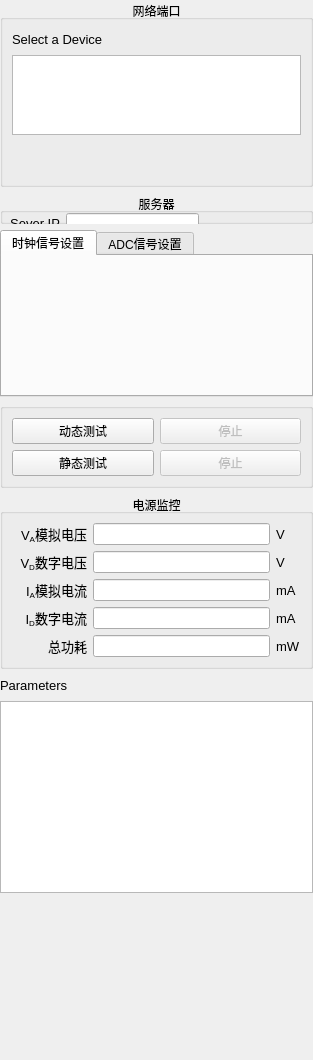
<?xml version="1.0" encoding="UTF-8"?>
<ui version="4.0">
 <class>ControlPanelClass</class>
 <widget class="QWidget" name="ControlPanelClass">
  <property name="geometry">
   <rect>
    <x>0</x>
    <y>0</y>
    <width>313</width>
    <height>1060</height>
   </rect>
  </property>
  <property name="windowTitle">
   <string>Control Panel</string>
  </property>
  <layout class="QVBoxLayout" name="verticalLayout_3">
   <property name="margin">
    <number>0</number>
   </property>
   <item>
    <widget class="QGroupBox" name="groupBox_DeviceList">
     <property name="title">
      <string>网络端口</string>
     </property>
     <property name="alignment">
      <set>Qt::AlignCenter</set>
     </property>
     <layout class="QVBoxLayout" name="verticalLayout">
      <item>
       <layout class="QHBoxLayout" name="horizontalLayout">
        <item>
         <widget class="QLabel" name="labl">
          <property name="font">
           <font>
            <family>Arial</family>
            <pointsize>10</pointsize>
           </font>
          </property>
          <property name="text">
           <string>Select a Device</string>
          </property>
         </widget>
        </item>
        <item>
         <spacer name="horizontalSpacer">
          <property name="orientation">
           <enum>Qt::Horizontal</enum>
          </property>
          <property name="sizeHint" stdset="0">
           <size>
            <width>40</width>
            <height>20</height>
           </size>
          </property>
         </spacer>
        </item>
       </layout>
      </item>
      <item>
       <widget class="QTreeView" name="devicesView">
        <property name="sizePolicy">
         <sizepolicy hsizetype="Expanding" vsizetype="Expanding">
          <horstretch>0</horstretch>
          <verstretch>0</verstretch>
         </sizepolicy>
        </property>
        <property name="maximumSize">
         <size>
          <width>16777215</width>
          <height>80</height>
         </size>
        </property>
        <property name="font">
         <font>
          <family>Arial</family>
          <pointsize>8</pointsize>
         </font>
        </property>
       </widget>
      </item>
      <item>
       <spacer name="verticalSpacer_4">
        <property name="orientation">
         <enum>Qt::Vertical</enum>
        </property>
        <property name="sizeHint" stdset="0">
         <size>
          <width>20</width>
          <height>40</height>
         </size>
        </property>
       </spacer>
      </item>
     </layout>
    </widget>
   </item>
   <item>
    <widget class="QGroupBox" name="groupBox_ServerInfo">
     <property name="title">
      <string>服务器</string>
     </property>
     <property name="alignment">
      <set>Qt::AlignCenter</set>
     </property>
     <widget class="QWidget" name="layoutWidget">
      <property name="geometry">
       <rect>
        <x>10</x>
        <y>20</y>
        <width>189</width>
        <height>48</height>
       </rect>
      </property>
      <layout class="QGridLayout" name="gridLayout">
       <item row="0" column="0">
        <widget class="QLabel" name="labl_26">
         <property name="font">
          <font>
           <family>Arial</family>
           <pointsize>10</pointsize>
          </font>
         </property>
         <property name="text">
          <string>&lt;!DOCTYPE HTML PUBLIC &quot;-//W3C//DTD HTML 4.0//EN&quot; &quot;http://www.w3.org/TR/REC-html40/strict.dtd&quot;&gt;
&lt;html&gt;&lt;head&gt;&lt;meta name=&quot;qrichtext&quot; content=&quot;1&quot; /&gt;&lt;style type=&quot;text/css&quot;&gt;
p, li { white-space: pre-wrap; }
&lt;/style&gt;&lt;/head&gt;&lt;body style=&quot; font-family:'Arial'; font-size:10pt; font-weight:400; font-style:normal;&quot;&gt;
&lt;p style=&quot; margin-top:0px; margin-bottom:0px; margin-left:0px; margin-right:0px; -qt-block-indent:0; text-indent:0px;&quot;&gt;Sever IP&lt;/p&gt;&lt;/body&gt;&lt;/html&gt;</string>
         </property>
         <property name="alignment">
          <set>Qt::AlignRight|Qt::AlignTrailing|Qt::AlignVCenter</set>
         </property>
        </widget>
       </item>
       <item row="0" column="1">
        <widget class="QLineEdit" name="leServerIp"/>
       </item>
       <item row="1" column="0">
        <widget class="QLabel" name="labl_25">
         <property name="font">
          <font>
           <family>Arial</family>
           <pointsize>10</pointsize>
          </font>
         </property>
         <property name="text">
          <string>&lt;!DOCTYPE HTML PUBLIC &quot;-//W3C//DTD HTML 4.0//EN&quot; &quot;http://www.w3.org/TR/REC-html40/strict.dtd&quot;&gt;
&lt;html&gt;&lt;head&gt;&lt;meta name=&quot;qrichtext&quot; content=&quot;1&quot; /&gt;&lt;style type=&quot;text/css&quot;&gt;
p, li { white-space: pre-wrap; }
&lt;/style&gt;&lt;/head&gt;&lt;body style=&quot; font-family:'Arial'; font-size:10pt; font-weight:400; font-style:normal;&quot;&gt;
&lt;p style=&quot; margin-top:0px; margin-bottom:0px; margin-left:0px; margin-right:0px; -qt-block-indent:0; text-indent:0px;&quot;&gt;Port&lt;/p&gt;&lt;/body&gt;&lt;/html&gt;</string>
         </property>
         <property name="alignment">
          <set>Qt::AlignRight|Qt::AlignTrailing|Qt::AlignVCenter</set>
         </property>
        </widget>
       </item>
       <item row="1" column="1">
        <widget class="QLineEdit" name="leServerPort">
         <property name="enabled">
          <bool>true</bool>
         </property>
         <property name="sizePolicy">
          <sizepolicy hsizetype="Expanding" vsizetype="Fixed">
           <horstretch>0</horstretch>
           <verstretch>0</verstretch>
          </sizepolicy>
         </property>
        </widget>
       </item>
      </layout>
     </widget>
    </widget>
   </item>
   <item>
    <widget class="QTabWidget" name="tabWidget">
     <property name="tabPosition">
      <enum>QTabWidget::North</enum>
     </property>
     <property name="tabShape">
      <enum>QTabWidget::Rounded</enum>
     </property>
     <property name="currentIndex">
      <number>0</number>
     </property>
     <widget class="QWidget" name="tab">
      <attribute name="title">
       <string>时钟信号设置</string>
      </attribute>
      <layout class="QVBoxLayout" name="verticalLayout_5">
       <item>
        <widget class="SignalSettingsWidget" name="signalSettingsWidget" native="true">
         <layout class="QGridLayout" name="gridLayout_3">
          <property name="margin">
           <number>0</number>
          </property>
          <property name="spacing">
           <number>0</number>
          </property>
         </layout>
        </widget>
       </item>
      </layout>
     </widget>
     <widget class="QWidget" name="tab_2">
      <attribute name="title">
       <string>ADC信号设置</string>
      </attribute>
      <layout class="QVBoxLayout" name="verticalLayout_4">
       <item>
        <widget class="AdcSettingsWidget" name="adcSettingsWidget" native="true">
         <layout class="QGridLayout" name="gridLayout_2">
          <property name="margin">
           <number>0</number>
          </property>
          <property name="spacing">
           <number>0</number>
          </property>
         </layout>
        </widget>
       </item>
       <item>
        <spacer name="verticalSpacer_2">
         <property name="orientation">
          <enum>Qt::Vertical</enum>
         </property>
         <property name="sizeHint" stdset="0">
          <size>
           <width>20</width>
           <height>40</height>
          </size>
         </property>
        </spacer>
       </item>
      </layout>
     </widget>
    </widget>
   </item>
   <item>
    <widget class="QGroupBox" name="groupBox_3">
     <property name="title">
      <string/>
     </property>
     <property name="alignment">
      <set>Qt::AlignCenter</set>
     </property>
     <layout class="QVBoxLayout" name="verticalLayout_2">
      <item>
       <widget class="QWidget" name="dynamicTestButtons" native="true">
        <layout class="QHBoxLayout" name="horizontalLayout_2">
         <property name="margin">
          <number>0</number>
         </property>
         <item>
          <widget class="QPushButton" name="pushButtonStartDynamicTest">
           <property name="sizePolicy">
            <sizepolicy hsizetype="Preferred" vsizetype="Fixed">
             <horstretch>0</horstretch>
             <verstretch>0</verstretch>
            </sizepolicy>
           </property>
           <property name="text">
            <string>动态测试</string>
           </property>
          </widget>
         </item>
         <item>
          <widget class="QPushButton" name="pushButtonStopDynamicTest">
           <property name="enabled">
            <bool>false</bool>
           </property>
           <property name="text">
            <string>停止</string>
           </property>
          </widget>
         </item>
        </layout>
       </widget>
      </item>
      <item>
       <widget class="QWidget" name="staticTestButtons" native="true">
        <layout class="QHBoxLayout" name="horizontalLayout_4">
         <property name="margin">
          <number>0</number>
         </property>
         <item>
          <widget class="QPushButton" name="pushButtonStartStaticTest">
           <property name="text">
            <string>静态测试</string>
           </property>
          </widget>
         </item>
         <item>
          <widget class="QPushButton" name="pushButtonStopStaticTest">
           <property name="enabled">
            <bool>false</bool>
           </property>
           <property name="text">
            <string>停止</string>
           </property>
          </widget>
         </item>
        </layout>
       </widget>
      </item>
     </layout>
    </widget>
   </item>
   <item>
    <widget class="QGroupBox" name="groupBox_powerStatus">
     <property name="title">
      <string>电源监控</string>
     </property>
     <property name="alignment">
      <set>Qt::AlignCenter</set>
     </property>
     <layout class="QGridLayout" name="gridLayout_8">
      <item row="0" column="0">
       <layout class="QGridLayout" name="gridLayout_9">
        <item row="0" column="0">
         <widget class="QLabel" name="labl_22">
          <property name="font">
           <font>
            <family>Arial</family>
            <pointsize>10</pointsize>
           </font>
          </property>
          <property name="text">
           <string>V&lt;sub&gt;A&lt;/sub&gt;模拟电压</string>
          </property>
          <property name="alignment">
           <set>Qt::AlignRight|Qt::AlignTrailing|Qt::AlignVCenter</set>
          </property>
         </widget>
        </item>
        <item row="0" column="1">
         <widget class="QLineEdit" name="vaLineEdit">
          <property name="enabled">
           <bool>true</bool>
          </property>
          <property name="sizePolicy">
           <sizepolicy hsizetype="Expanding" vsizetype="Fixed">
            <horstretch>0</horstretch>
            <verstretch>0</verstretch>
           </sizepolicy>
          </property>
         </widget>
        </item>
        <item row="1" column="0">
         <widget class="QLabel" name="labl_23">
          <property name="font">
           <font>
            <family>Arial</family>
            <pointsize>10</pointsize>
           </font>
          </property>
          <property name="text">
           <string>V&lt;sub&gt;D&lt;/sub&gt;数字电压</string>
          </property>
          <property name="alignment">
           <set>Qt::AlignRight|Qt::AlignTrailing|Qt::AlignVCenter</set>
          </property>
         </widget>
        </item>
        <item row="2" column="0">
         <widget class="QLabel" name="labl_24">
          <property name="font">
           <font>
            <family>Arial</family>
            <pointsize>10</pointsize>
           </font>
          </property>
          <property name="text">
           <string>I&lt;sub&gt;A&lt;/sub&gt;模拟电流</string>
          </property>
          <property name="alignment">
           <set>Qt::AlignRight|Qt::AlignTrailing|Qt::AlignVCenter</set>
          </property>
         </widget>
        </item>
        <item row="2" column="2">
         <widget class="QLabel" name="labl_29">
          <property name="sizePolicy">
           <sizepolicy hsizetype="Preferred" vsizetype="Preferred">
            <horstretch>0</horstretch>
            <verstretch>0</verstretch>
           </sizepolicy>
          </property>
          <property name="font">
           <font>
            <family>Arial</family>
            <pointsize>10</pointsize>
           </font>
          </property>
          <property name="text">
           <string>mA</string>
          </property>
         </widget>
        </item>
        <item row="0" column="2">
         <widget class="QLabel" name="labl_30">
          <property name="font">
           <font>
            <family>Arial</family>
            <pointsize>10</pointsize>
           </font>
          </property>
          <property name="text">
           <string>V</string>
          </property>
         </widget>
        </item>
        <item row="1" column="1">
         <widget class="QLineEdit" name="vdLineEdit">
          <property name="sizePolicy">
           <sizepolicy hsizetype="Expanding" vsizetype="Fixed">
            <horstretch>0</horstretch>
            <verstretch>0</verstretch>
           </sizepolicy>
          </property>
         </widget>
        </item>
        <item row="1" column="2">
         <widget class="QLabel" name="labl_31">
          <property name="font">
           <font>
            <family>Arial</family>
            <pointsize>10</pointsize>
           </font>
          </property>
          <property name="text">
           <string>V</string>
          </property>
         </widget>
        </item>
        <item row="2" column="1">
         <widget class="QLineEdit" name="iaLineEdit">
          <property name="sizePolicy">
           <sizepolicy hsizetype="Expanding" vsizetype="Fixed">
            <horstretch>0</horstretch>
            <verstretch>0</verstretch>
           </sizepolicy>
          </property>
         </widget>
        </item>
        <item row="5" column="0">
         <spacer name="horizontalSpacer_13">
          <property name="orientation">
           <enum>Qt::Horizontal</enum>
          </property>
          <property name="sizeType">
           <enum>QSizePolicy::Fixed</enum>
          </property>
          <property name="sizeHint" stdset="0">
           <size>
            <width>75</width>
            <height>0</height>
           </size>
          </property>
         </spacer>
        </item>
        <item row="5" column="2">
         <spacer name="horizontalSpacer_14">
          <property name="orientation">
           <enum>Qt::Horizontal</enum>
          </property>
          <property name="sizeType">
           <enum>QSizePolicy::Fixed</enum>
          </property>
          <property name="sizeHint" stdset="0">
           <size>
            <width>20</width>
            <height>0</height>
           </size>
          </property>
         </spacer>
        </item>
        <item row="3" column="0">
         <widget class="QLabel" name="labl_32">
          <property name="font">
           <font>
            <family>Arial</family>
            <pointsize>10</pointsize>
           </font>
          </property>
          <property name="text">
           <string>I&lt;sub&gt;D&lt;/sub&gt;数字电流</string>
          </property>
          <property name="alignment">
           <set>Qt::AlignRight|Qt::AlignTrailing|Qt::AlignVCenter</set>
          </property>
         </widget>
        </item>
        <item row="3" column="1">
         <widget class="QLineEdit" name="idLineEdit">
          <property name="sizePolicy">
           <sizepolicy hsizetype="Expanding" vsizetype="Fixed">
            <horstretch>0</horstretch>
            <verstretch>0</verstretch>
           </sizepolicy>
          </property>
         </widget>
        </item>
        <item row="3" column="2">
         <widget class="QLabel" name="labl_33">
          <property name="font">
           <font>
            <family>Arial</family>
            <pointsize>10</pointsize>
           </font>
          </property>
          <property name="text">
           <string>mA</string>
          </property>
         </widget>
        </item>
        <item row="4" column="0">
         <widget class="QLabel" name="labl_34">
          <property name="font">
           <font>
            <family>Arial</family>
            <pointsize>10</pointsize>
           </font>
          </property>
          <property name="text">
           <string>&lt;!DOCTYPE HTML PUBLIC &quot;-//W3C//DTD HTML 4.0//EN&quot; &quot;http://www.w3.org/TR/REC-html40/strict.dtd&quot;&gt;
&lt;html&gt;&lt;head&gt;&lt;meta name=&quot;qrichtext&quot; content=&quot;1&quot; /&gt;&lt;style type=&quot;text/css&quot;&gt;
p, li { white-space: pre-wrap; }
&lt;/style&gt;&lt;/head&gt;&lt;body style=&quot; font-family:'Arial'; font-size:10pt; font-weight:400; font-style:normal;&quot;&gt;
&lt;p style=&quot; margin-top:0px; margin-bottom:0px; margin-left:0px; margin-right:0px; -qt-block-indent:0; text-indent:0px;&quot;&gt;总功耗&lt;/p&gt;&lt;/body&gt;&lt;/html&gt;</string>
          </property>
          <property name="alignment">
           <set>Qt::AlignRight|Qt::AlignTrailing|Qt::AlignVCenter</set>
          </property>
         </widget>
        </item>
        <item row="4" column="2">
         <widget class="QLabel" name="labl_35">
          <property name="font">
           <font>
            <family>Arial</family>
            <pointsize>10</pointsize>
           </font>
          </property>
          <property name="text">
           <string>mW</string>
          </property>
         </widget>
        </item>
        <item row="4" column="1">
         <widget class="QLineEdit" name="powerLineEdit">
          <property name="sizePolicy">
           <sizepolicy hsizetype="Expanding" vsizetype="Fixed">
            <horstretch>0</horstretch>
            <verstretch>0</verstretch>
           </sizepolicy>
          </property>
         </widget>
        </item>
       </layout>
      </item>
     </layout>
    </widget>
   </item>
   <item>
    <layout class="QHBoxLayout" name="horizontalLayout_5">
     <item>
      <widget class="QLabel" name="labl_2">
       <property name="font">
        <font>
         <family>Arial</family>
         <pointsize>10</pointsize>
        </font>
       </property>
       <property name="text">
        <string>Parameters</string>
       </property>
      </widget>
     </item>
     <item>
      <spacer name="horizontalSpacer_2">
       <property name="orientation">
        <enum>Qt::Horizontal</enum>
       </property>
       <property name="sizeHint" stdset="0">
        <size>
         <width>40</width>
         <height>20</height>
        </size>
       </property>
      </spacer>
     </item>
    </layout>
   </item>
   <item>
    <widget class="QTreeView" name="treeViewTdReport">
     <property name="font">
      <font>
       <family>Arial</family>
       <pointsize>8</pointsize>
      </font>
     </property>
    </widget>
   </item>
   <item>
    <spacer name="verticalSpacer">
     <property name="orientation">
      <enum>Qt::Vertical</enum>
     </property>
     <property name="sizeHint" stdset="0">
      <size>
       <width>20</width>
       <height>40</height>
      </size>
     </property>
    </spacer>
   </item>
  </layout>
 </widget>
 <customwidgets>
  <customwidget>
   <class>AdcSettingsWidget</class>
   <extends>QWidget</extends>
   <header>adcsettingswidget.h</header>
   <container>1</container>
  </customwidget>
  <customwidget>
   <class>SignalSettingsWidget</class>
   <extends>QWidget</extends>
   <header>signalsettingswidget.h</header>
   <container>1</container>
  </customwidget>
 </customwidgets>
 <resources/>
 <connections/>
</ui>
